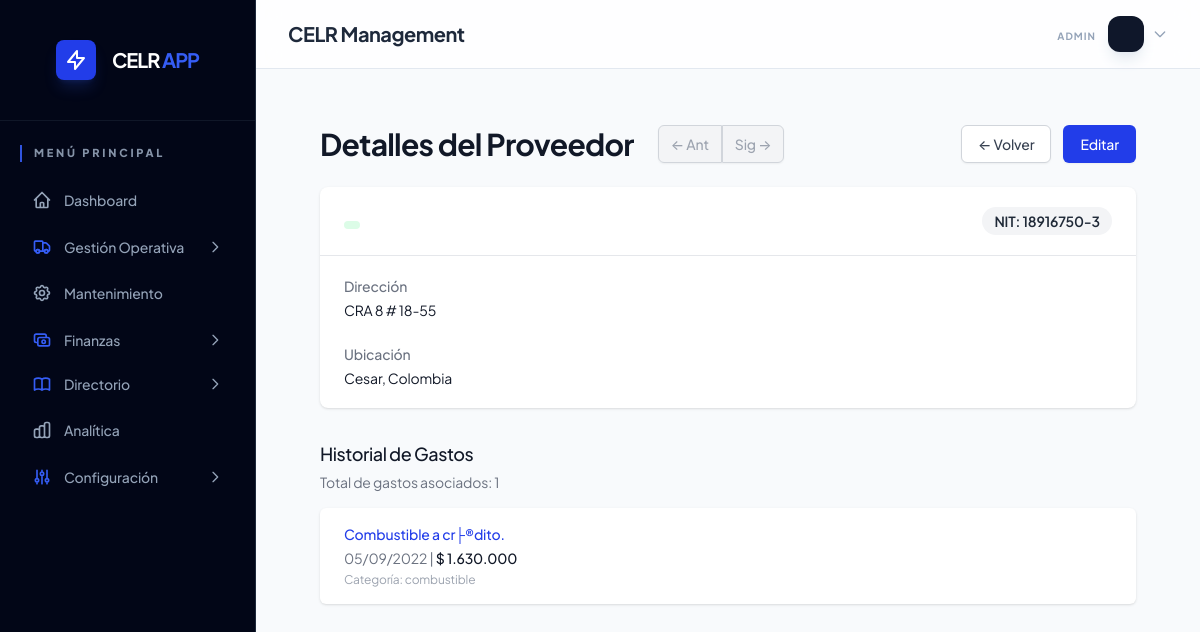
Screenshot of /supplier_details.php?id=3 (signed in) with the database file from the repository.
### tables this page shows
CREATE TABLE `suppliers` (
  `id` int(11) NOT NULL AUTO_INCREMENT,
  `person_type` enum('Natural','Jur+�dica') DEFAULT 'Natural',
  `tax_regime` enum('Com+�n','Simplificado') DEFAULT 'Simplificado',
  `nit` varchar(50) DEFAULT NULL,
  `firstname` varchar(100) DEFAULT NULL,
  `lastname1` varchar(100) DEFAULT NULL,
  `lastname2` varchar(100) DEFAULT NULL,
  `business_name` varchar(255) DEFAULT NULL,
  `address` varchar(255) DEFAULT NULL,
  `country` varchar(100) DEFAULT 'Colombia',
  `department` varchar(100) DEFAULT NULL,
  `city` varchar(100) DEFAULT NULL,
  `bank_name` varchar(100) DEFAULT NULL,
  `bank_account` varchar(100) DEFAULT NULL,
  `account_type` enum('Ahorros','Corriente') DEFAULT 'Ahorros',
  `created_at` timestamp NOT NULL DEFAULT current_timestamp(),
  PRIMARY KEY (`id`)
);

CREATE TABLE `expenses` (
  `id` int(11) NOT NULL AUTO_INCREMENT,
  `trip_id` int(11) DEFAULT NULL,
  `vehicle_id` int(11) DEFAULT NULL,
  `category` varchar(50) NOT NULL,
  `paid_by` enum('Conductor','Propietario') NOT NULL DEFAULT 'Conductor',
  `amount` decimal(15,2) NOT NULL,
  `description` text DEFAULT NULL,
  `receipt_photo` varchar(255) DEFAULT NULL,
  `date` date NOT NULL,
  `payment_method` varchar(50) DEFAULT NULL,
  `eds_name` varchar(100) DEFAULT NULL,
  `eds_location` varchar(100) DEFAULT NULL,
  `eds_state_id` int(11) DEFAULT NULL,
  `eds_city_id` int(11) DEFAULT NULL,
  `invoice_number` varchar(50) DEFAULT NULL,
  `gallons` decimal(10,2) DEFAULT NULL,
  `price_per_gallon` decimal(10,2) DEFAULT NULL,
  `invoice_status` enum('Pendiente','Cancelada') DEFAULT 'Pendiente',
  `created_by` int(11) DEFAULT NULL,
  `supplier_id` int(11) DEFAULT NULL,
  `tank_mileage` decimal(10,2) DEFAULT NULL,
  `department` varchar(100) DEFAULT NULL,
  `city` varchar(100) DEFAULT NULL,
  PRIMARY KEY (`id`),
  KEY `created_by` (`created_by`),
  KEY `fk_expenses_supplier` (`supplier_id`),
  KEY `idx_expenses_trip` (`trip_id`),
  KEY `idx_expenses_vehicle` (`vehicle_id`),
  KEY `idx_expenses_category` (`category`),
  KEY `idx_expenses_date` (`date`),
  KEY `idx_expenses_paid_by` (`paid_by`),
  KEY `idx_expense_eds_city` (`eds_city_id`),
  CONSTRAINT `expenses_ibfk_1` FOREIGN KEY (`trip_id`) REFERENCES `trips` (`id`) ON DELETE CASCADE,
  CONSTRAINT `expenses_ibfk_2` FOREIGN KEY (`vehicle_id`) REFERENCES `vehicles` (`id`),
  CONSTRAINT `expenses_ibfk_3` FOREIGN KEY (`created_by`) REFERENCES `users` (`id`) ON DELETE SET NULL,
  CONSTRAINT `fk_expenses_supplier` FOREIGN KEY (`supplier_id`) REFERENCES `suppliers` (`id`) ON DELETE SET NULL
);

### includes/functions.php (called while the page is built, shortened)
<?php
require_once 'db.php';
if (!function_exists('formatCurrency')) {
    function formatCurrency($amount)
    {
        global $pdo;
        static $cfg = null;
        if ($cfg === null) {
            $stmt = $pdo->query("SELECT currency_symbol, decimal_separator, thousands_separator, decimal_count FROM config LIMIT 1");
            $cfg = $stmt->fetch();
        }
        $symbol = $cfg['currency_symbol'] ?? '$';
        $dec_sep = $cfg['decimal_separator'] ?? ',';
        $thou_sep = $cfg['thousands_separator'] ?? '.';
        $dec_count = $cfg['decimal_count'] ?? 0;
        return $symbol . ' ' . number_format($amount, $dec_count, $dec_sep, $thou_sep);
    }
}
?>

### supplier_details.php (the view, shortened to what this page needs)
<?php
require_once 'includes/header.php';
$id = $_GET['id'] ?? null;
$stmt = $pdo->prepare("SELECT * FROM suppliers WHERE id = ?");
$stmt->execute([$id]);
$supplier = $stmt->fetch();
$stmtPrev = $pdo->prepare("SELECT MAX(id) FROM suppliers WHERE id < ?");
$stmtPrev->execute([$id]);
$prevId = $stmtPrev->fetchColumn();
$stmtNext = $pdo->prepare("SELECT MIN(id) FROM suppliers WHERE id > ?");
$stmtNext->execute([$id]);
$nextId = $stmtNext->fetchColumn();
$stmt = $pdo->prepare("SELECT COUNT(*) FROM expenses WHERE supplier_id = ?");
$stmt->execute([$id]);
$expensesCount = $stmt->fetchColumn();
$stmt = $pdo->prepare("
    SELECT e.*, v.placa
    FROM expenses e
    LEFT JOIN vehicles v ON e.vehicle_id = v.id
    WHERE e.supplier_id = ?
    ORDER BY e.date DESC
    LIMIT 5
");
$stmt->execute([$id]);
$recentExpenses = $stmt->fetchAll();
?>
<div class="max-w-7xl mx-auto px-4 sm:px-6 lg:px-8 py-6">
    <div class="md:flex md:items-center md:justify-between mb-6">
        <div class="flex-1 min-w-0 flex items-center">
            <h2 class="text-2xl font-bold leading-7 text-gray-900 sm:text-3xl sm:truncate">
                Detalles del Proveedor
            </h2>
            <span class="inline-flex rounded-md shadow-sm ml-6">
                <?php if ($prevId): ?>
                    <a href="supplier_details.php?id=<?php echo $prevId; ?>"
                        class="inline-flex items-center px-3 py-2 border border-gray-300 text-sm font-medium rounded-l-md text-gray-700 bg-white hover:bg-gray-50"
                        title="Anterior">
                        &larr; Ant
                    </a>
                <?php else: ?>
                    <span
                        class="inline-flex items-center px-3 py-2 border border-gray-300 text-sm font-medium rounded-l-md text-gray-400 bg-gray-100 cursor-not-allowed">
                        &larr; Ant
                    </span>
                <?php endif; ?>
                <?php if ($nextId): ?>
                    <a href="supplier_details.php?id=<?php echo $nextId; ?>"
                        class="inline-flex items-center px-3 py-2 border border-gray-300 text-sm font-medium rounded-r-md text-gray-700 bg-white hover:bg-gray-50"
                        title="Siguiente">
                        Sig &rarr;
                    </a>
                <?php else: ?>
                    <span
                        class="inline-flex items-center px-3 py-2 border border-gray-300 text-sm font-medium rounded-r-md text-gray-400 bg-gray-100 cursor-not-allowed">
                        Sig &rarr;
                    </span>
                <?php endif; ?>
            </span>
        </div>
        <div class="mt-4 flex md:mt-0 md:ml-4">
            <a href="suppliers.php"
                class="inline-flex items-center px-4 py-2 border border-gray-300 rounded-md shadow-sm text-sm font-medium text-gray-700 bg-white hover:bg-gray-50">
                ← Volver
            </a>
            <a href="supplier_form.php?id=<?php echo $supplier['id']; ?>"
                class="ml-3 inline-flex items-center px-4 py-2 border border-transparent rounded-md shadow-sm text-sm font-medium text-white bg-brand-600 hover:bg-brand-700">
                Editar
            </a>
        </div>
    </div>
    <div class="bg-white shadow overflow-hidden sm:rounded-lg">
        <div class="px-4 py-5 sm:px-6 flex justify-between items-center">
            <div>
                <p class="mt-1 max-w-2xl text-sm text-gray-500">
                    <span
                        class="inline-flex rounded-full px-2 py-1 text-xs font-semibold
                        <?php echo $supplier['person_type'] == 'Jurídica' ? 'bg-indigo-100 text-indigo-800' : 'bg-green-100 text-green-800'; ?>">
                    </span>
                </p>
            </div>
            <div>
                <span class="inline-flex rounded-full bg-gray-100 px-3 py-1 text-sm font-semibold text-gray-800">
                    NIT:
                    <?php echo htmlspecialchars($supplier['nit']); ?>
                </span>
            </div>
        </div>
        <div class="border-t border-gray-200 px-4 py-5 sm:px-6">
            <dl class="grid grid-cols-1 gap-x-4 gap-y-6 sm:grid-cols-2">
                <?php if (!empty($supplier['address'])): ?>
                    <div class="sm:col-span-2">
                        <dt class="text-sm font-medium text-gray-500">Dirección</dt>
                        <dd class="mt-1 text-sm text-gray-900">
                            <?php echo htmlspecialchars($supplier['address']); ?>
                        </dd>
                    </div>
                <?php endif; ?>
                <div class="sm:col-span-1">
                    <dt class="text-sm font-medium text-gray-500">Ubicación</dt>
                    <dd class="mt-1 text-sm text-gray-900">
                        <?php
                        $location = [];
                        if (!empty($supplier['department']))
                            $location[] = $supplier['department'];
                        if (!empty($supplier['country']))
                            $location[] = $supplier['country'];
                        echo htmlspecialchars(implode(', ', $location) ?: 'No especificada');
                        ?>
                    </dd>
                </div>
            </dl>
        </div>
    </div>
    <div class="mt-8">
        <div class="sm:flex sm:items-center">
            <div class="sm:flex-auto">
                <h3 class="text-lg font-medium text-gray-900">Historial de Gastos</h3>
                <p class="mt-1 text-sm text-gray-500">Total de gastos asociados:
                    <?php echo $expensesCount; ?>
                </p>
            </div>
        </div>
        <?php if (!empty($recentExpenses)): ?>
            <div class="mt-4 bg-white shadow overflow-hidden sm:rounded-md">
                <ul role="list" class="divide-y divide-gray-200">
                    <?php foreach ($recentExpenses as $expense): ?>
                        <li>
                            <a href="expense_details.php?id=<?php echo $expense['id']; ?>" class="block hover:bg-gray-50">
                                <div class="px-4 py-4 sm:px-6">
                                    <div class="flex items-center justify-between">
                                        <div class="flex-1">
                                            <p class="text-sm font-medium text-brand-600 truncate">
                                                <?php echo htmlspecialchars($expense['description']); ?>
                                            </p>
                                            <p class="mt-1 text-sm text-gray-500">
                                                <?php echo date('d/m/Y', strtotime($expense['date'])); ?> |
                                                <span class="font-medium text-gray-900">
                                                    <?php echo formatCurrency($expense['amount']); ?>
                                                </span>
                                            </p>
                                            <p class="mt-1 text-xs text-gray-400">
                                                Categoría:
                                                <?php echo htmlspecialchars($expense['category_name'] ?? $expense['category'] ?? ''); ?>
                                            </p>
                                        </div>
                                    </div>
                                </div>
                            </a>
                        </li>
                    <?php endforeach; ?>
                </ul>
            </div>
        <?php else: ?>
            <div class="mt-4 bg-gray-50 border border-gray-200 rounded-lg p-6 text-center">
                <p class="text-sm text-gray-500">No hay gastos registrados con este proveedor.</p>
            </div>
        <?php endif; ?>
    </div>
</div>
<?php include 'includes/footer.php'; ?>

### index.css (style rules this page uses)
:root { --brand-50: #eff6ff; --brand-100: #dbeafe; --brand-200: #bfdbfe; --brand-500: #3b82f6; --brand-600: #2563eb; --brand-700: #1d4ed8; --brand-800: #1e40af; --slate-50: #f8fafc; --slate-100: #f1f5f9; --slate-200: #e2e8f0; --slate-300: #cbd5e1; --slate-400: #94a3b8; --slate-500: #64748b; --slate-600: #475569; --slate-700: #334155; --slate-800: #1e293b; --slate-900: #0f172a; --slate-950: #020617; }
body { background-color: var(--slate-50); font-family: 'Plus Jakarta Sans', system-ui, -apple-system, sans-serif; color: var(--slate-800); -webkit-font-smoothing: antialiased; letter-spacing: -0.01em; }
h1, h2, h3, .font-bold { letter-spacing: -0.025em; }

### rows the page displays
suppliers: nit "18916750-3", address "CRA 8 # 18-55"
expenses: description "Combustible a cr├®dito.", date "05/09/2022", amount "$ 1.630.000", category "combustible"

### other values shown
$item['name'] "Dashboard"
$item['name'] "Gestión Operativa"
$item['name'] "Mantenimiento"
$item['name'] "Finanzas"
$item['name'] "Directorio"
$item['name'] "Analítica"
$item['name'] "Configuración"
$_SESSION['role'] "ADMIN"
implode(', ', $location) ?: 'No especificada' "Cesar, Colombia"
$expensesCount "1"
